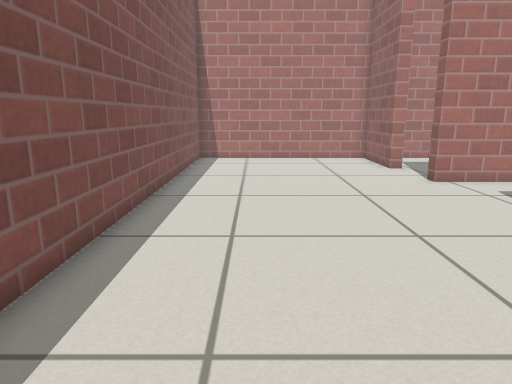
[1] (above)

15 first-person views from a walk through a world built for the Gazebo simulator. The camera is 0.64 m above the floor, tilts 12° down and sees 70° across. The floor is counted in squares, 0.25 m on a side. Each view is taken from the middle of a square. On the plan, view 1 faces up. The plan holds only what a view shows up to about 20 squares ahead; the rest is blank. Simple patterns stand in for the simulator's built-in surfaces.

[2]
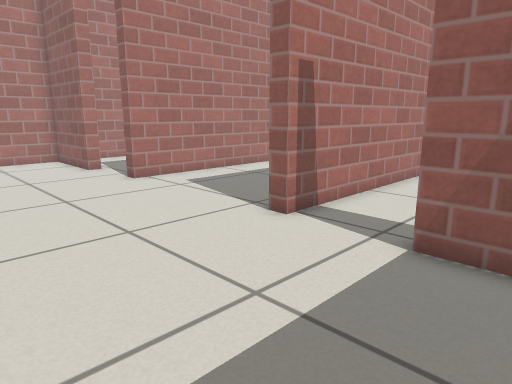

[3]
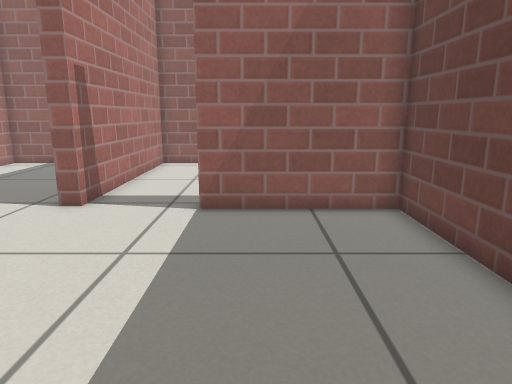

[4]
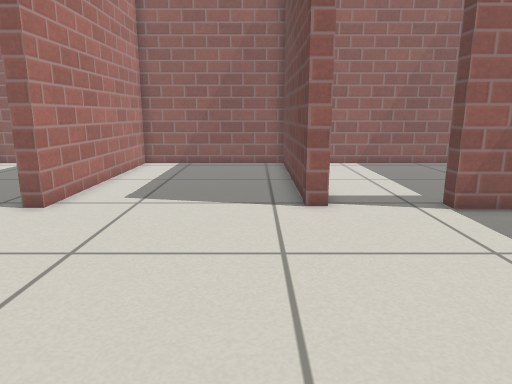

[5]
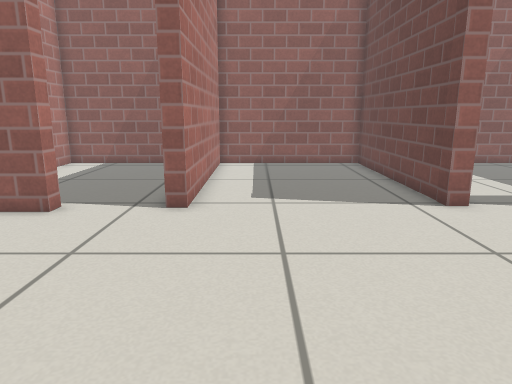

[6]
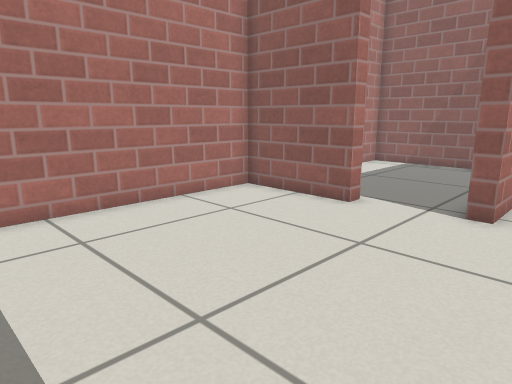

[7]
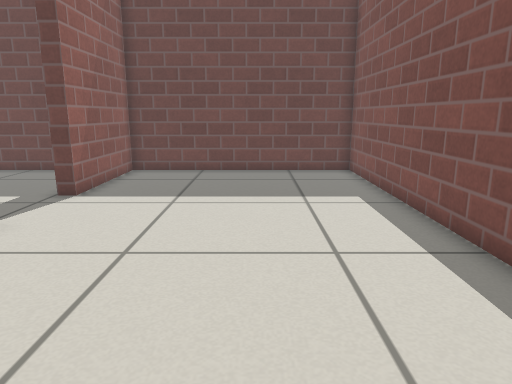

[8]
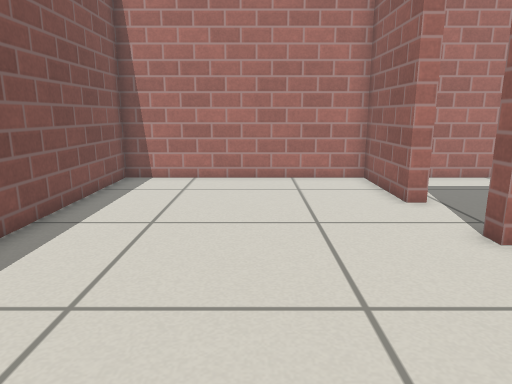

[9]
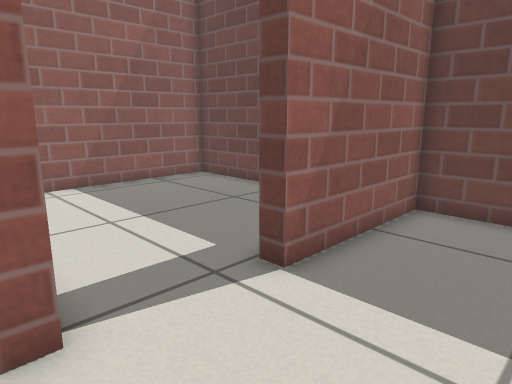

[10]
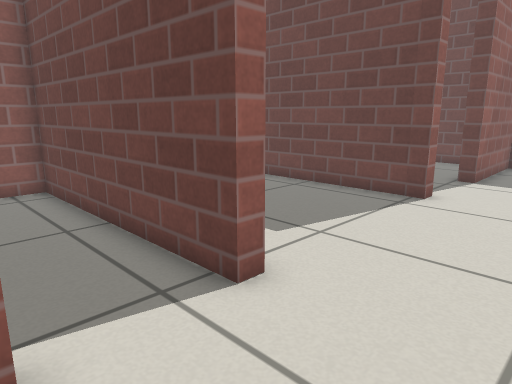

[11]
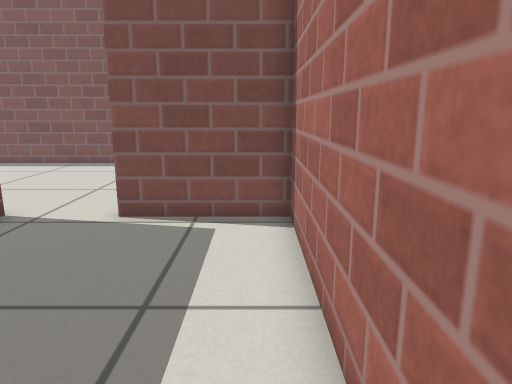

[12]
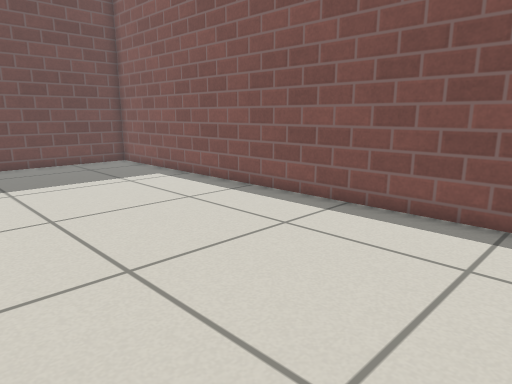

[13]
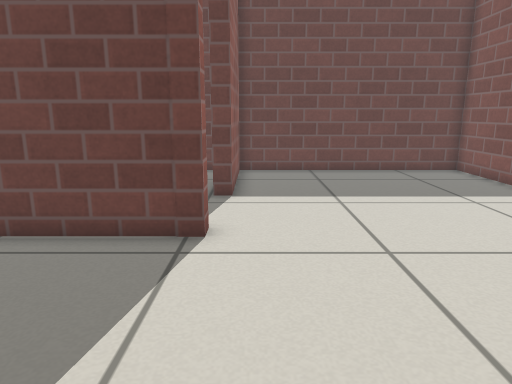

[14]
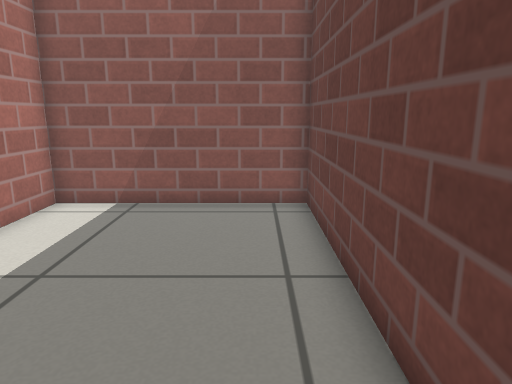

[15]
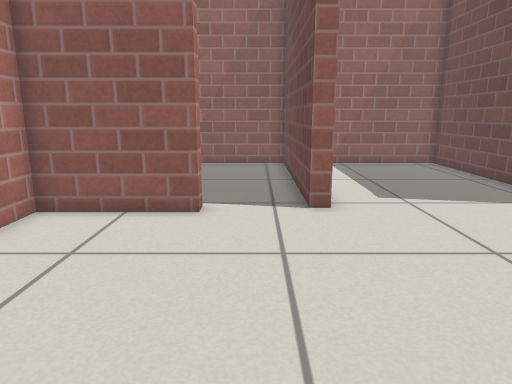

### Floor plan
Ten units are one square. View 1 is at (0, 0); x grows to the right and y downward. Boxes are objects, and circles mark ways between rooms. Rooms are numbered by the first view taken in them; rooms with no view inside come last. Other rooms are left out.
<svg viewBox="-39 -224 208 258">
<path fill="none" stroke="#000" d="M71 -59 71 -66 164 -66 164 -139 68 -139 68 -145M64 -175 64 -219 -34 -219 -34 29 68 29 68 -26M68 -145 164 -145 164 -219 70 -219 70 -175 64 -175M68 -26 74 -26M80 29 164 29 164 -59 71 -59"/>
<circle cx="70" cy="-160" r="3" fill="#2a7"/>
<circle cx="77" cy="-40" r="3" fill="#2a7"/>
<text x="40" y="-100">1</text>
<text x="120" y="-180">2</text>
<text x="120" y="-20">3</text>
</svg>
Room 1 opens to room 2. Room 1 opens to room 3.

Where each view was taken, in squares from view 1:
view 1: 0 up, 0 right, facing up
view 2: 0 up, 0 right, facing up-right
view 3: 1 up, 3 left, facing right
view 4: 8 up, 3 left, facing right
view 5: 12 up, 3 left, facing right
view 6: 12 up, 3 left, facing up-right
view 7: 14 up, 1 right, facing down
view 8: 7 up, 2 right, facing up
view 9: 7 up, 3 right, facing down-right
view 10: 18 up, 3 right, facing down-right
view 11: 21 up, 16 right, facing left
view 12: 17 up, 6 right, facing down-left
view 13: 14 up, 6 right, facing down
view 14: 16 up, 6 right, facing right
view 15: 16 up, 3 left, facing right
